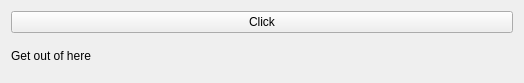
<?xml version="1.0" encoding="UTF-8"?>
<ui version="4.0">
 <class>Widget</class>
 <widget class="QWidget" name="Widget">
  <property name="geometry">
   <rect>
    <x>0</x>
    <y>0</y>
    <width>524</width>
    <height>83</height>
   </rect>
  </property>
  <property name="windowTitle">
   <string>Widget</string>
  </property>
  <layout class="QVBoxLayout" name="verticalLayout">
   <item>
    <widget class="QPushButton" name="myButton">
     <property name="text">
      <string>Click</string>
     </property>
    </widget>
   </item>
   <item>
    <widget class="QLabel" name="label">
     <property name="text">
      <string>Get out of here</string>
     </property>
    </widget>
   </item>
  </layout>
 </widget>
 <resources/>
 <connections/>
</ui>
